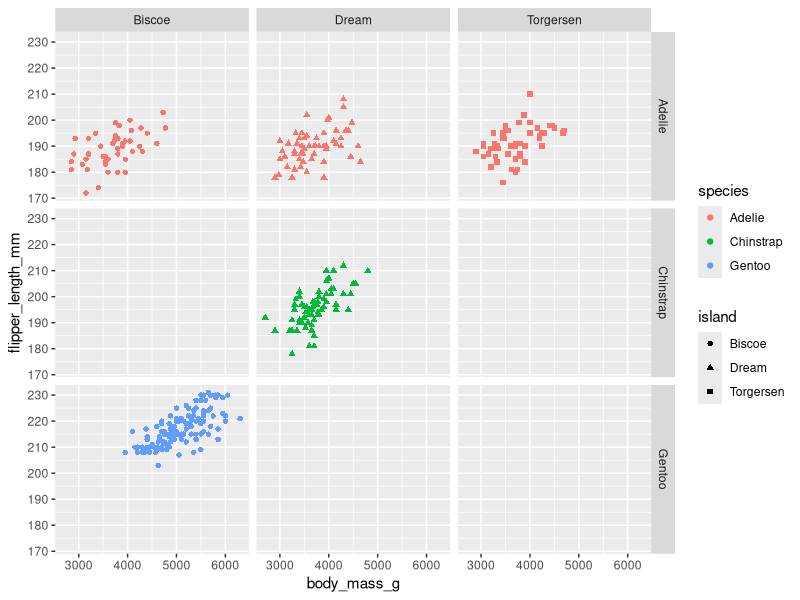

R code for this plot:
library(tidyverse)
library(palmerpenguins)
penguins
ggplot(data = penguins) + 
  geom_point(mapping = aes(x = body_mass_g, y = flipper_length_mm, color = species, shape = island)) +
  facet_wrap(~ species, nrow = 1) + 
  facet_grid(species ~ island)
